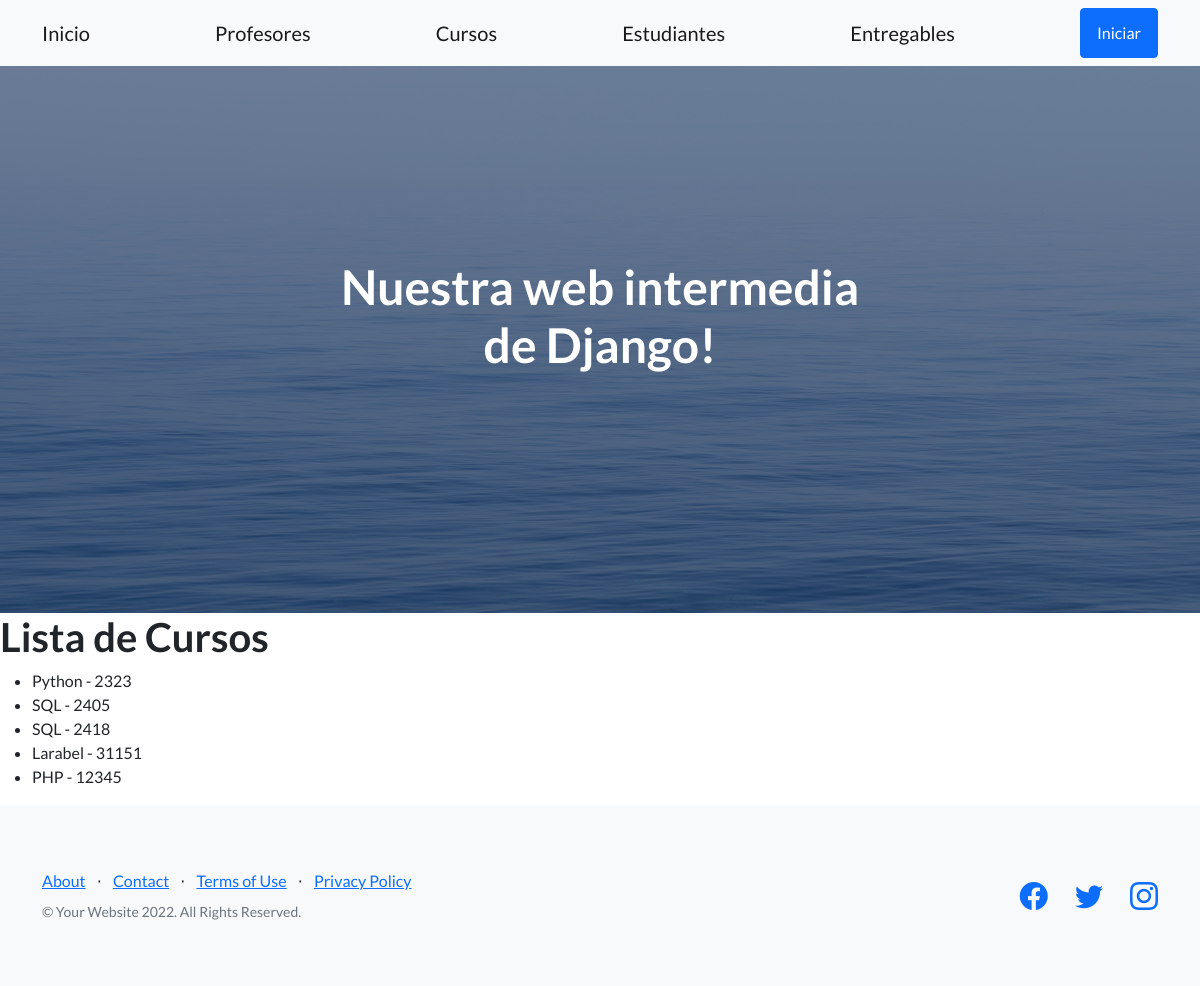
Page /app-coder/listaCurso/ on the earlier database version.
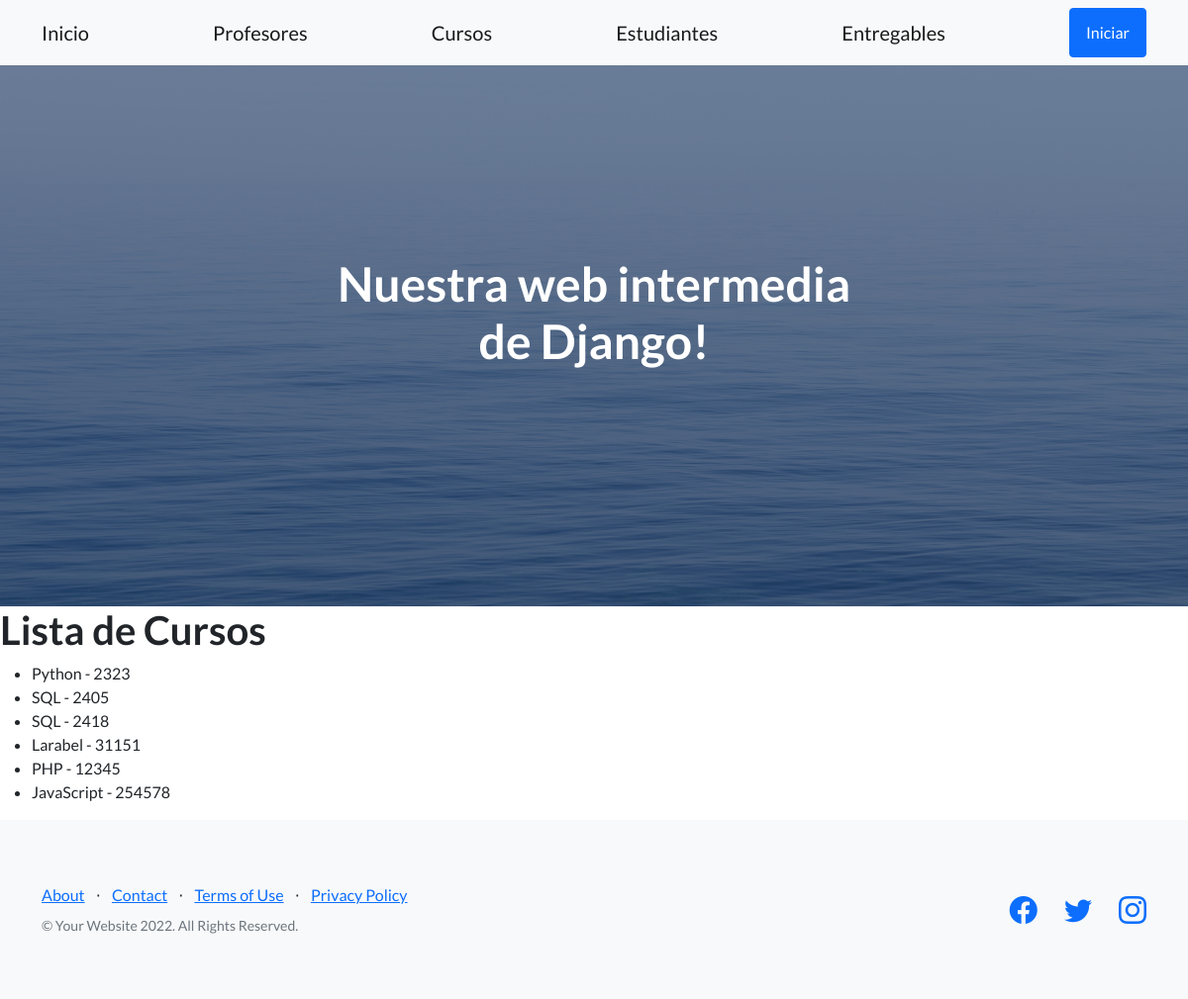
Same page on the later database version.
### appcoder/models.py (models this page shows)
class Curso(models.Model):
    nombre = models.CharField(max_length=50)
    camada = models.IntegerField()
    def __str__(self):
        return f'{self.nombre} - {self.camada}'

### appcoder/views.py (the view)
# urls.py: path('listaCurso/', listaCursos, name = 'ListaCursos'),
def listaCursos(request):
    cursos = Curso.objects.all()
    return render(request, "leerCursos.html",{"cursos": cursos})

### appcoder/templates/leerCursos.html
{% extends 'padre.html' %}
{% load static %}
{% block contenidoQueCambia %}
<h1>Lista de Cursos</h1>
<ul>
    {% for curso in cursos %}
        <li>
            {{curso}}
        </li>
    {% endfor %}
</ul>
{% endblock contenidoQueCambia %}

Differences in the rows shown:
added Curso: nombre+camada "JavaScript - 254578"
